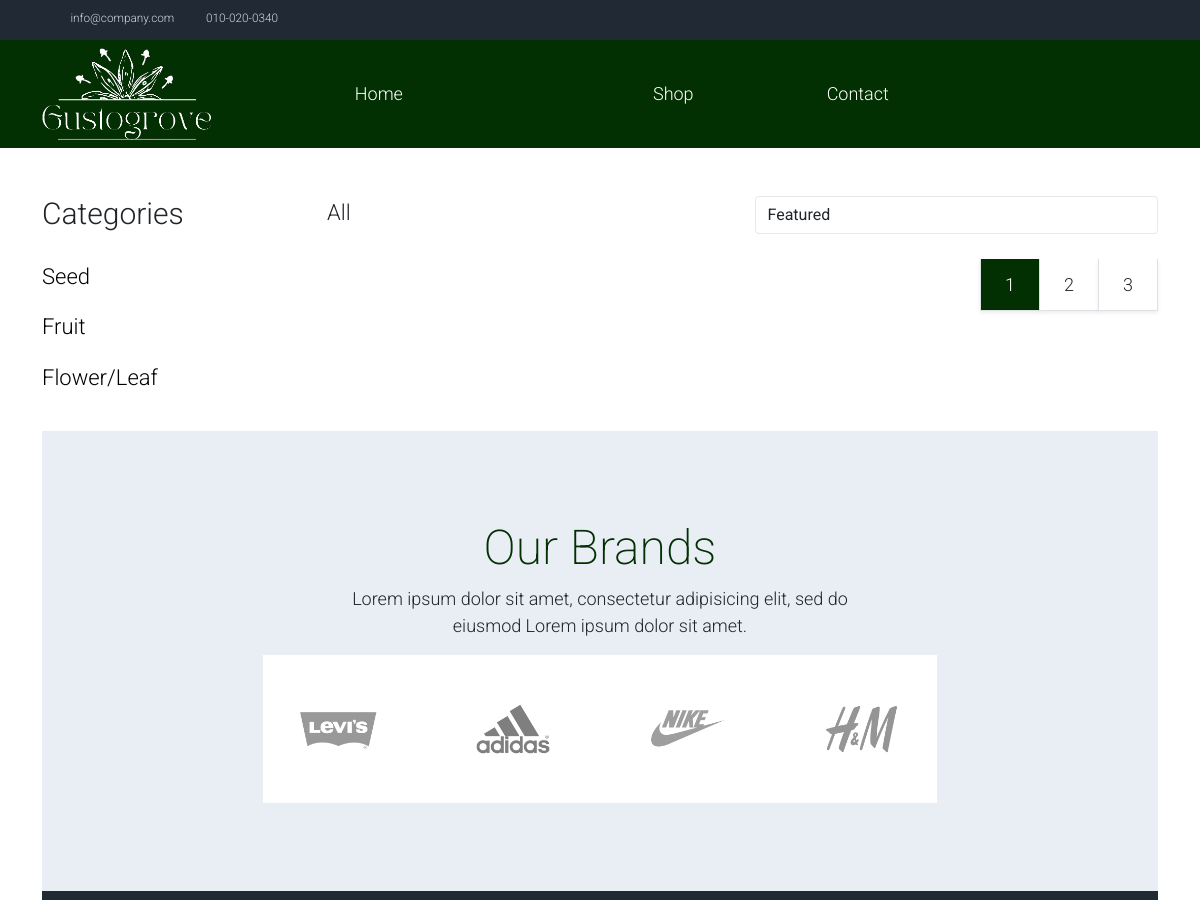
The app's page /shop/ (upper part), older data.
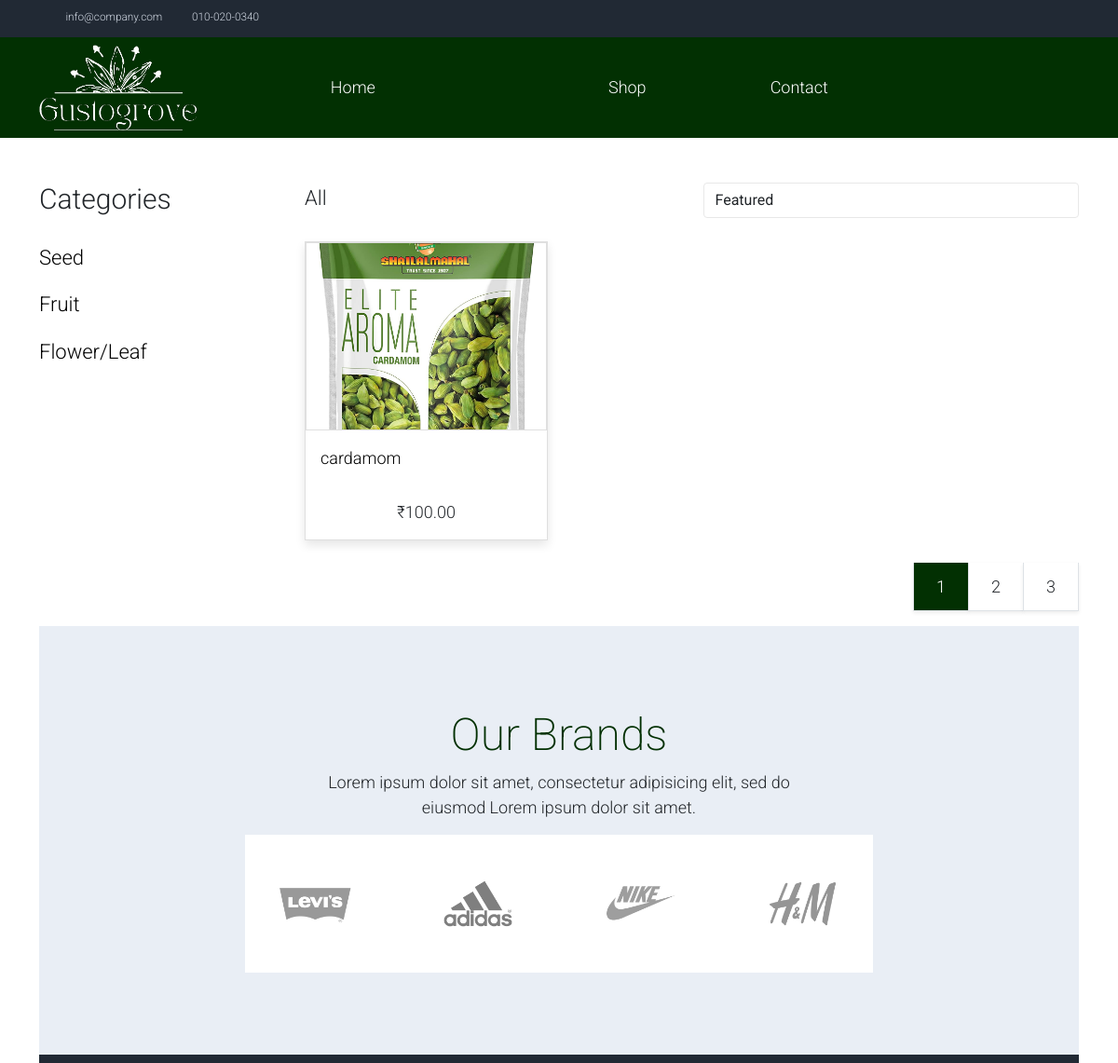
The same page, newer data.
### storeapp/models.py (models this page shows, shortened)
class Product(models.Model):
    product_name = models.CharField(max_length=255)
    description = models.TextField()
    image = models.ImageField(upload_to='products/', null=True, blank=True)
    quantity = models.PositiveIntegerField()
    price = models.DecimalField(max_digits=10, decimal_places=2)
    date_added = models.DateField(default=timezone.now)
    brand_name = models.CharField(max_length=255,default="")
    seller = models.ForeignKey(CustomUser, on_delete=models.CASCADE,null=True, blank=True)

### storeapp/views.py (the view)
# urls.py: path('shop/', views.shop, name='shop'),
def shop(request):
    supplier_products = Product.objects.all()  # You can add filters if needed
    context = {
        'supplier_products': supplier_products
    }
    return render(request, 'shop.html', context)

### template/shop.html (shortened to what the changed rows need)
{% load static %}
<!DOCTYPE html>
<html lang="en">
<head>
    <link rel="stylesheet" href="https://cdn.jsdelivr.net/npm/bootstrap-icons@1.10.5/font/bootstrap-icons.css">
    <link rel="stylesheet" href="{% static 'css\bootstrap.min.css' %}">
    <link rel="stylesheet" href="{% static 'css\templatemo.css' %}">
    <link rel="stylesheet" href="{% static 'css\custom.css' %}">
    <link rel="stylesheet" href="{% static 'css\fontawesome.min.css' %}">
</head>
<body>
    <div class="container py-5">
        <div class="row">
            <div class="col-lg-3">
                <h1 class="h2 pb-4">Categories</h1>
            </div>
             <div class="col-lg-9">
                <div class="row">
                    {% for product in supplier_products %}
                    <div class="col-md-4">
                        <div class="card mb-4 product-wap rounded-0">
                            <div class="card rounded-0">
                                <img class="card-img rounded-0 img-fluid" src="{{ product.image.url }}" alt="{{ product.product_name }}">
                            </div>
                            <div class="card-body">
                                <a href="shop-single.html" class="h3 text-decoration-none">{{ product.product_name }}</a>
                                <ul class="list-unstyled d-flex justify-content-center mb-1">
                                    <li>
                                        <i class="text-warning fa fa-star"></i>
                                        <i class="text-warning fa fa-star"></i>
                                        <i class="text-warning fa fa-star"></i>
                                        <i class="text-muted fa fa-star"></i>
                                        <i class="text-muted fa fa-star"></i>
                                    </li>
                                </ul>
                                <p class="text-center mb-0">₹{{ product.price }}</p>
                            </div>
                        </div>
                    </div>
                {% endfor %}
            </div>
        </div>
    </div>
    <section class="bg-light py-5">
        <div class="container my-4">
            <div class="row text-center py-3">
                <div class="col-lg-6 m-auto">
                    <h1 class="h1">Our Brands</h1>
                </div>
            </div>
        </div>
    </section>
</body>
</html>

Row changes from the older to the newer data that the page shows:
added Product: image (picture), product_name "cardamom", price "100.00"
